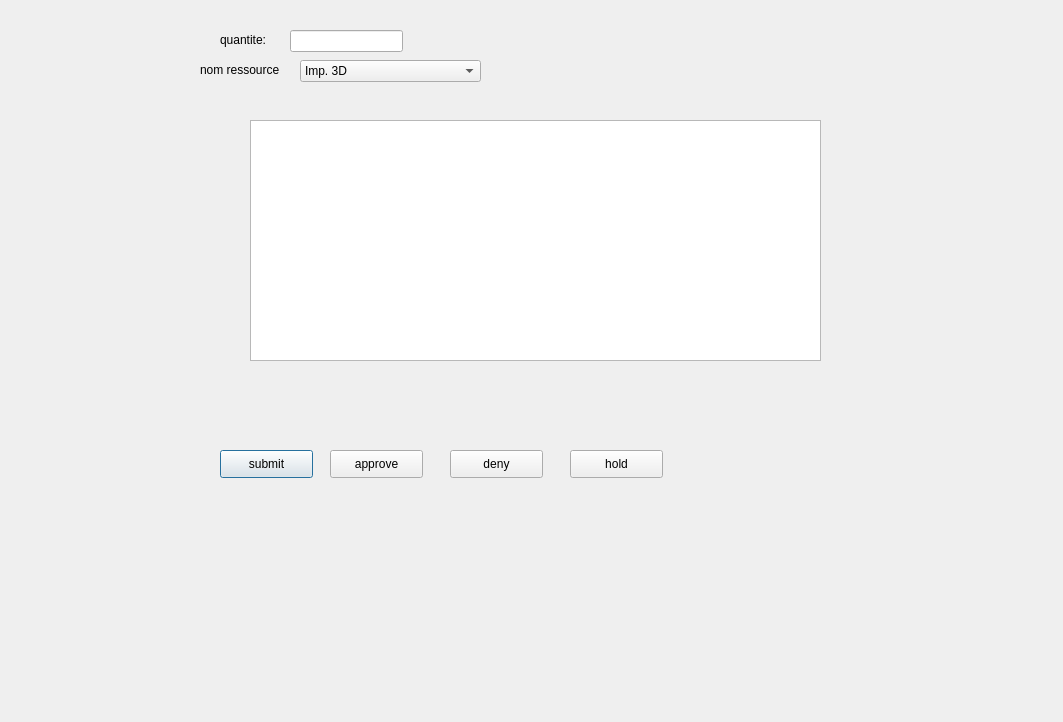
<?xml version="1.0" encoding="UTF-8"?>
<ui version="4.0">
 <class>gestionnaireressources</class>
 <widget class="QDialog" name="gestionnaireressources">
  <property name="geometry">
   <rect>
    <x>0</x>
    <y>0</y>
    <width>1063</width>
    <height>722</height>
   </rect>
  </property>
  <property name="windowTitle">
   <string>Dialog</string>
  </property>
  <widget class="QLabel" name="fond_4">
   <property name="geometry">
    <rect>
     <x>-10</x>
     <y>-10</y>
     <width>1001</width>
     <height>731</height>
    </rect>
   </property>
   <property name="text">
    <string/>
   </property>
   <property name="pixmap">
    <pixmap resource="ressources.qrc">:/new/prefix1/icon/gestions.png</pixmap>
   </property>
  </widget>
  <widget class="QTableView" name="tableViewRequests">
   <property name="geometry">
    <rect>
     <x>250</x>
     <y>120</y>
     <width>571</width>
     <height>241</height>
    </rect>
   </property>
  </widget>
  <widget class="QPushButton" name="buttonSubmitRequest">
   <property name="geometry">
    <rect>
     <x>220</x>
     <y>450</y>
     <width>93</width>
     <height>28</height>
    </rect>
   </property>
   <property name="text">
    <string>submit</string>
   </property>
  </widget>
  <widget class="QPushButton" name="on_buttonApprove">
   <property name="geometry">
    <rect>
     <x>330</x>
     <y>450</y>
     <width>93</width>
     <height>28</height>
    </rect>
   </property>
   <property name="text">
    <string>approve</string>
   </property>
  </widget>
  <widget class="QPushButton" name="on_buttonDeny">
   <property name="geometry">
    <rect>
     <x>450</x>
     <y>450</y>
     <width>93</width>
     <height>28</height>
    </rect>
   </property>
   <property name="text">
    <string>deny</string>
   </property>
  </widget>
  <widget class="QPushButton" name="on_buttonHold">
   <property name="geometry">
    <rect>
     <x>570</x>
     <y>450</y>
     <width>93</width>
     <height>28</height>
    </rect>
   </property>
   <property name="text">
    <string>hold</string>
   </property>
  </widget>
  <widget class="QLineEdit" name="lineEditQuantity">
   <property name="geometry">
    <rect>
     <x>290</x>
     <y>30</y>
     <width>113</width>
     <height>22</height>
    </rect>
   </property>
  </widget>
  <widget class="QLabel" name="quantiteDemandee">
   <property name="geometry">
    <rect>
     <x>220</x>
     <y>30</y>
     <width>81</width>
     <height>20</height>
    </rect>
   </property>
   <property name="text">
    <string>quantite:</string>
   </property>
  </widget>
  <widget class="QLabel" name="nomRessource">
   <property name="geometry">
    <rect>
     <x>200</x>
     <y>60</y>
     <width>131</width>
     <height>20</height>
    </rect>
   </property>
   <property name="text">
    <string>nom ressource</string>
   </property>
  </widget>
  <widget class="QComboBox" name="comboBoxResourceType">
   <property name="geometry">
    <rect>
     <x>300</x>
     <y>60</y>
     <width>181</width>
     <height>22</height>
    </rect>
   </property>
   <item>
    <property name="text">
     <string>Imp. 3D</string>
    </property>
   </item>
   <item>
    <property name="text">
     <string>Découpe Laser</string>
    </property>
   </item>
   <item>
    <property name="text">
     <string>Fraiseuse CNC </string>
    </property>
   </item>
   <item>
    <property name="text">
     <string>Découpe Vinyle </string>
    </property>
   </item>
   <item>
    <property name="text">
     <string>Composants</string>
    </property>
   </item>
   <item>
    <property name="text">
     <string>Kits Arduino </string>
    </property>
   </item>
  </widget>
 </widget>
 <resources>
  <include location="ressources.qrc"/>
 </resources>
 <connections/>
</ui>
